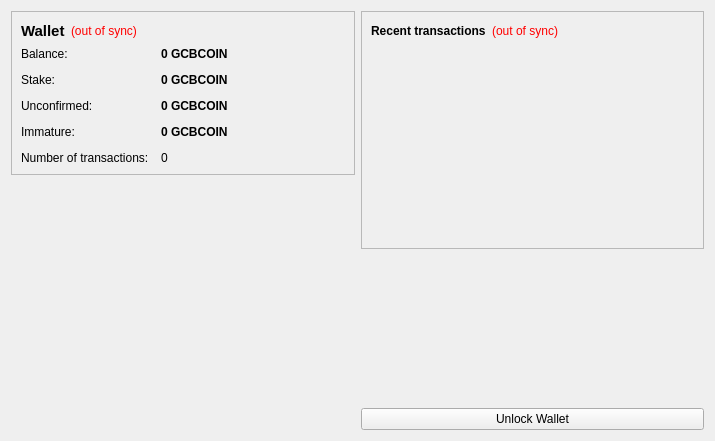
<?xml version="1.0" encoding="UTF-8"?>
<ui version="4.0">
 <class>OverviewPage</class>
 <widget class="QWidget" name="OverviewPage">
  <property name="geometry">
   <rect>
    <x>0</x>
    <y>0</y>
    <width>715</width>
    <height>441</height>
   </rect>
  </property>
  <property name="windowTitle">
   <string>Form</string>
  </property>
  <layout class="QHBoxLayout" name="horizontalLayout" stretch="1,1">
   <item>
    <layout class="QVBoxLayout" name="verticalLayout_2">
     <item>
      <widget class="QFrame" name="frame">
       <property name="frameShape">
        <enum>QFrame::StyledPanel</enum>
       </property>
       <property name="frameShadow">
        <enum>QFrame::Raised</enum>
       </property>
       <layout class="QVBoxLayout" name="verticalLayout_4">
        <item>
         <layout class="QHBoxLayout" name="horizontalLayout_4">
          <item>
           <widget class="QLabel" name="label_5">
            <property name="font">
             <font>
              <pointsize>11</pointsize>
              <weight>75</weight>
              <bold>true</bold>
             </font>
            </property>
            <property name="text">
             <string>Wallet</string>
            </property>
           </widget>
          </item>
          <item>
           <widget class="QLabel" name="labelWalletStatus">
            <property name="toolTip">
             <string>The displayed information may be out of date. Your wallet automatically synchronizes with the GCBCOIN network after a connection is established, but this process has not completed yet.</string>
            </property>
            <property name="styleSheet">
             <string notr="true">QLabel { color: red; }</string>
            </property>
            <property name="text">
             <string notr="true">(out of sync)</string>
            </property>
            <property name="alignment">
             <set>Qt::AlignLeading|Qt::AlignLeft|Qt::AlignVCenter</set>
            </property>
           </widget>
          </item>
          <item>
           <spacer name="horizontalSpacer_2">
            <property name="orientation">
             <enum>Qt::Horizontal</enum>
            </property>
            <property name="sizeHint" stdset="0">
             <size>
              <width>40</width>
              <height>20</height>
             </size>
            </property>
           </spacer>
          </item>
         </layout>
        </item>
        <item>
         <layout class="QFormLayout" name="formLayout_2">
          <property name="fieldGrowthPolicy">
           <enum>QFormLayout::AllNonFixedFieldsGrow</enum>
          </property>
          <property name="horizontalSpacing">
           <number>12</number>
          </property>
          <property name="verticalSpacing">
           <number>12</number>
          </property>
          <item row="0" column="0">
           <widget class="QLabel" name="label">
            <property name="text">
             <string>Balance:</string>
            </property>
           </widget>
          </item>
          <item row="0" column="1">
           <widget class="QLabel" name="labelBalance">
            <property name="font">
             <font>
              <weight>75</weight>
              <bold>true</bold>
             </font>
            </property>
            <property name="cursor">
             <cursorShape>IBeamCursor</cursorShape>
            </property>
            <property name="toolTip">
             <string>Your current balance</string>
            </property>
            <property name="text">
             <string notr="true">0 GCBCOIN</string>
            </property>
            <property name="textInteractionFlags">
             <set>Qt::LinksAccessibleByMouse|Qt::TextSelectableByKeyboard|Qt::TextSelectableByMouse</set>
            </property>
           </widget>
          </item>
          <item row="1" column="0">
           <widget class="QLabel" name="label_6">
            <property name="text">
             <string>Stake:</string>
            </property>
           </widget>
          </item>
          <item row="1" column="1">
           <widget class="QLabel" name="labelStake">
            <property name="font">
             <font>
              <weight>75</weight>
              <bold>true</bold>
             </font>
            </property>
            <property name="cursor">
             <cursorShape>IBeamCursor</cursorShape>
            </property>
            <property name="toolTip">
             <string>Total of coins that was staked, and do not yet count toward the current balance</string>
            </property>
            <property name="text">
             <string notr="true">0 GCBCOIN</string>
            </property>
            <property name="textInteractionFlags">
             <set>Qt::LinksAccessibleByMouse|Qt::TextSelectableByKeyboard|Qt::TextSelectableByMouse</set>
            </property>
           </widget>
          </item>
          <item row="2" column="0">
           <widget class="QLabel" name="label_3">
            <property name="text">
             <string>Unconfirmed:</string>
            </property>
           </widget>
          </item>
          <item row="2" column="1">
           <widget class="QLabel" name="labelUnconfirmed">
            <property name="font">
             <font>
              <weight>75</weight>
              <bold>true</bold>
             </font>
            </property>
            <property name="cursor">
             <cursorShape>IBeamCursor</cursorShape>
            </property>
            <property name="toolTip">
             <string>Total of transactions that have yet to be confirmed, and do not yet count toward the current balance</string>
            </property>
            <property name="text">
             <string notr="true">0 GCBCOIN</string>
            </property>
            <property name="textInteractionFlags">
             <set>Qt::LinksAccessibleByMouse|Qt::TextSelectableByKeyboard|Qt::TextSelectableByMouse</set>
            </property>
           </widget>
          </item>
          <item row="3" column="0">
           <widget class="QLabel" name="labelImmatureText">
            <property name="text">
             <string>Immature:</string>
            </property>
           </widget>
          </item>
          <item row="3" column="1">
           <widget class="QLabel" name="labelImmature">
            <property name="font">
             <font>
              <weight>75</weight>
              <bold>true</bold>
             </font>
            </property>
            <property name="toolTip">
             <string>Mined balance that has not yet matured</string>
            </property>
            <property name="text">
             <string notr="true">0 GCBCOIN</string>
            </property>
            <property name="textInteractionFlags">
             <set>Qt::LinksAccessibleByMouse|Qt::TextSelectableByKeyboard|Qt::TextSelectableByMouse</set>
            </property>
           </widget>
          </item>
          <item row="4" column="0">
           <widget class="QLabel" name="label_2">
            <property name="text">
             <string>Number of transactions:</string>
            </property>
           </widget>
          </item>
          <item row="4" column="1">
           <widget class="QLabel" name="labelNumTransactions">
            <property name="toolTip">
             <string>Total number of transactions in wallet</string>
            </property>
            <property name="text">
             <string notr="true">0</string>
            </property>
           </widget>
          </item>
         </layout>
        </item>
       </layout>
      </widget>
     </item>
     <item>
      <spacer name="verticalSpacer">
       <property name="orientation">
        <enum>Qt::Vertical</enum>
       </property>
       <property name="sizeHint" stdset="0">
        <size>
         <width>20</width>
         <height>40</height>
        </size>
       </property>
      </spacer>
     </item>
    </layout>
   </item>
   <item>
    <layout class="QVBoxLayout" name="verticalLayout_3">
     <item>
      <widget class="QFrame" name="frame_2">
       <property name="frameShape">
        <enum>QFrame::StyledPanel</enum>
       </property>
       <property name="frameShadow">
        <enum>QFrame::Raised</enum>
       </property>
       <layout class="QVBoxLayout" name="verticalLayout">
        <item>
         <layout class="QHBoxLayout" name="horizontalLayout_2">
          <item>
           <widget class="QLabel" name="label_4">
            <property name="text">
             <string>&lt;b&gt;Recent transactions&lt;/b&gt;</string>
            </property>
           </widget>
          </item>
          <item>
           <widget class="QLabel" name="labelTransactionsStatus">
            <property name="toolTip">
             <string>The displayed information may be out of date. Your wallet automatically synchronizes with the GCBCOIN network after a connection is established, but this process has not completed yet.</string>
            </property>
            <property name="styleSheet">
             <string notr="true">QLabel { color: red; }</string>
            </property>
            <property name="text">
             <string notr="true">(out of sync)</string>
            </property>
            <property name="alignment">
             <set>Qt::AlignRight|Qt::AlignTrailing|Qt::AlignVCenter</set>
            </property>
           </widget>
          </item>
          <item>
           <spacer name="horizontalSpacer">
            <property name="orientation">
             <enum>Qt::Horizontal</enum>
            </property>
            <property name="sizeHint" stdset="0">
             <size>
              <width>40</width>
              <height>20</height>
             </size>
            </property>
           </spacer>
          </item>
         </layout>
        </item>
        <item>
         <widget class="QListView" name="listTransactions">
          <property name="styleSheet">
           <string notr="true">QListView { background: transparent; }</string>
          </property>
          <property name="frameShape">
           <enum>QFrame::NoFrame</enum>
          </property>
          <property name="verticalScrollBarPolicy">
           <enum>Qt::ScrollBarAlwaysOff</enum>
          </property>
          <property name="horizontalScrollBarPolicy">
           <enum>Qt::ScrollBarAlwaysOff</enum>
          </property>
          <property name="selectionMode">
           <enum>QAbstractItemView::NoSelection</enum>
          </property>
         </widget>
        </item>
       </layout>
      </widget>
     </item>
     <item>
      <spacer name="verticalSpacer_2">
       <property name="orientation">
        <enum>Qt::Vertical</enum>
       </property>
       <property name="sizeHint" stdset="0">
        <size>
         <width>20</width>
         <height>40</height>
        </size>
       </property>
      </spacer>
     </item>
     <item>
      <widget class="QPushButton" name="unlockWalletButton">
       <property name="text">
        <string>Unlock Wallet</string>
       </property>
      </widget>
     </item>
    </layout>
   </item>
  </layout>
 </widget>
 <resources>
  <include location="../bitcoin.qrc"/>
 </resources>
 <connections/>
</ui>
